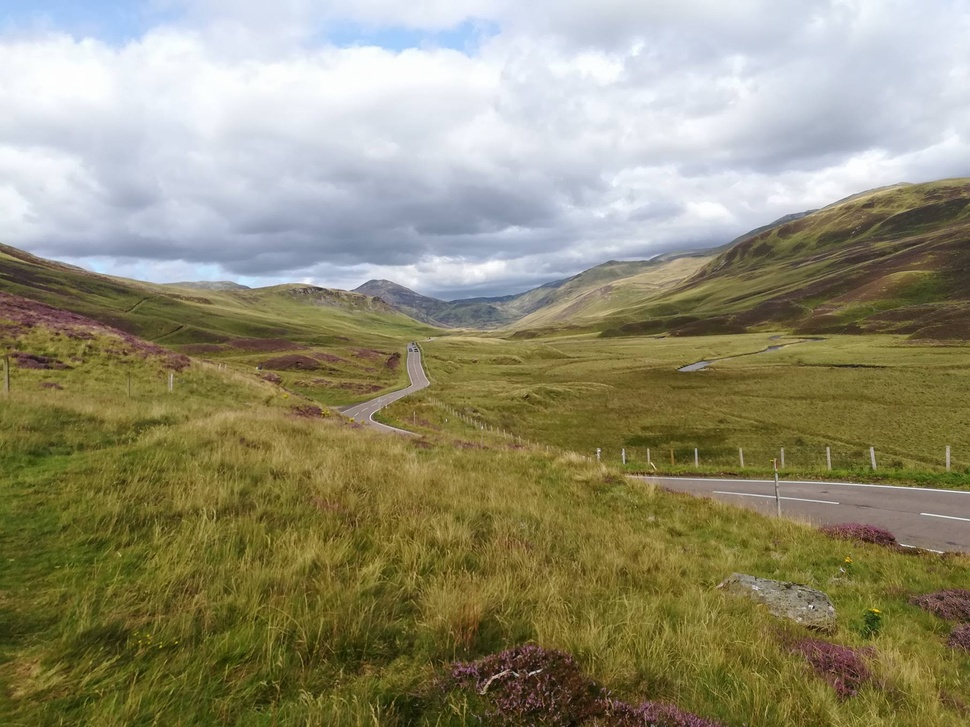
#> input picture clean.jpeg, 970 x 727 px, shrunk from 1812 x 1359 before the run
$ python dct_histo.py
#> lines starting #> are read from the running program, lines starting #| are printed output that depends on the picture
# -*- coding: utf-8 -*-

import numpy as np
import matplotlib.pyplot as plt
import matplotlib.image as mpimg
from scipy.fftpack import dct,idct

### First, read the images with mpimg.imread

clean = mpimg.imread('clean.jpeg')
#> clean is the input picture: shape (727, 970, 3); mean R, G, B 146.2, 142.2, 114.9
tamper = mpimg.imread('tamper.jpeg')
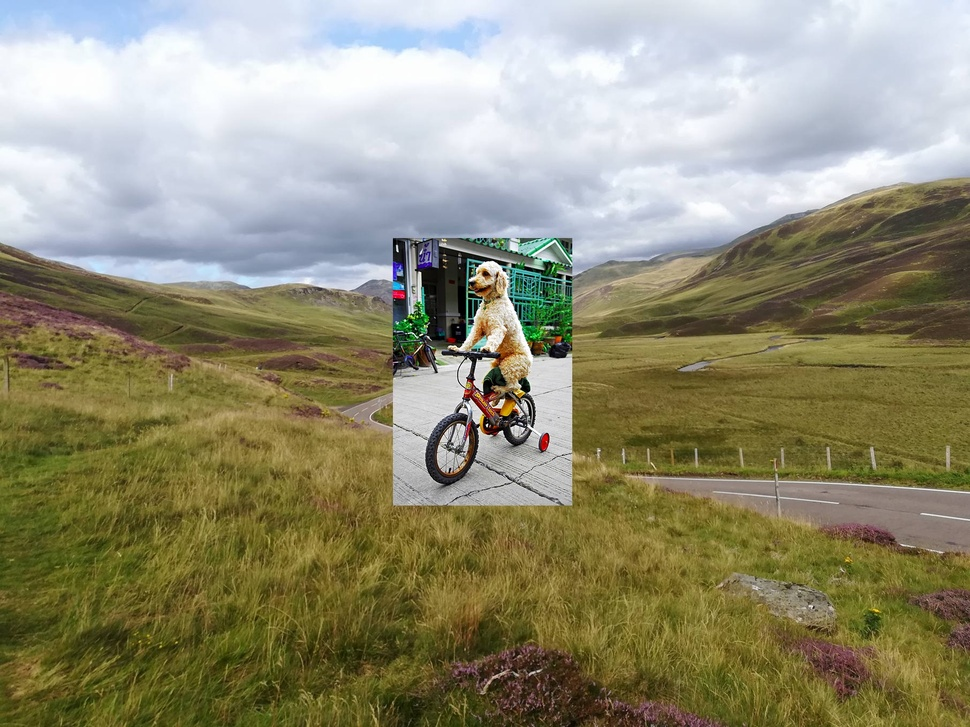
#> input picture tamper.jpeg, 970 x 727 px, shrunk from 1812 x 1359 before the run
#> tamper is the input picture: shape (727, 970, 3); mean R, G, B 145.4, 142.2, 116.7

### Second, convert them to np arrays and compute the gray scale image

clean_gray = np.dot(clean, [0.299, 0.587, 0.144])
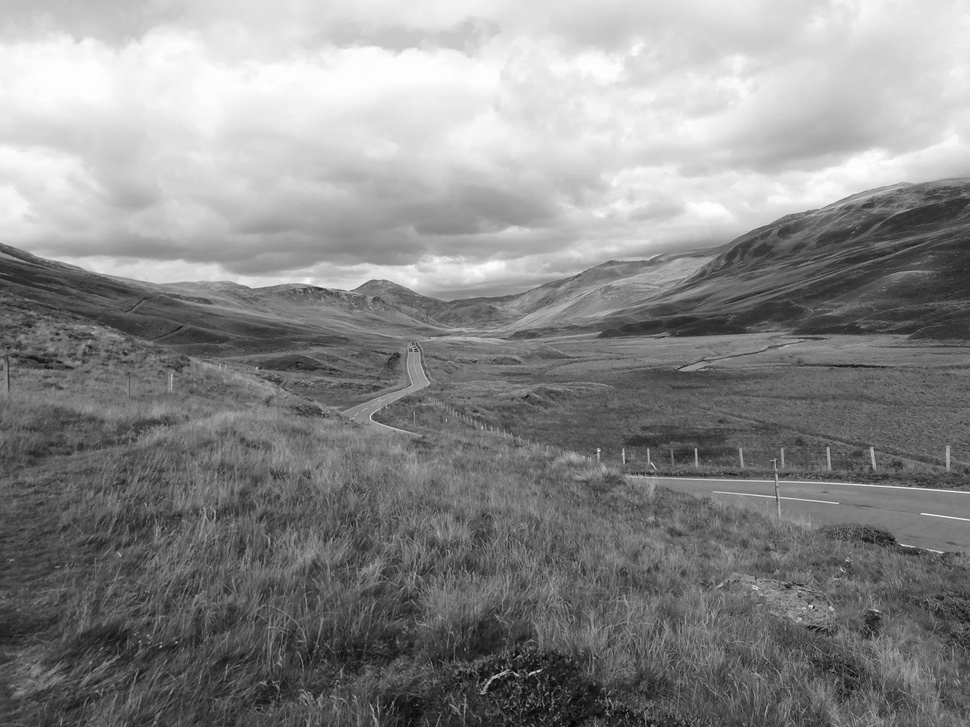
#> clean_gray: shape (727, 970) float64; min 5.63, max 262.4, mean 143.7; drawn with min black and max white
tamper_gray = np.dot(tamper, [0.299, 0.587, 0.144])
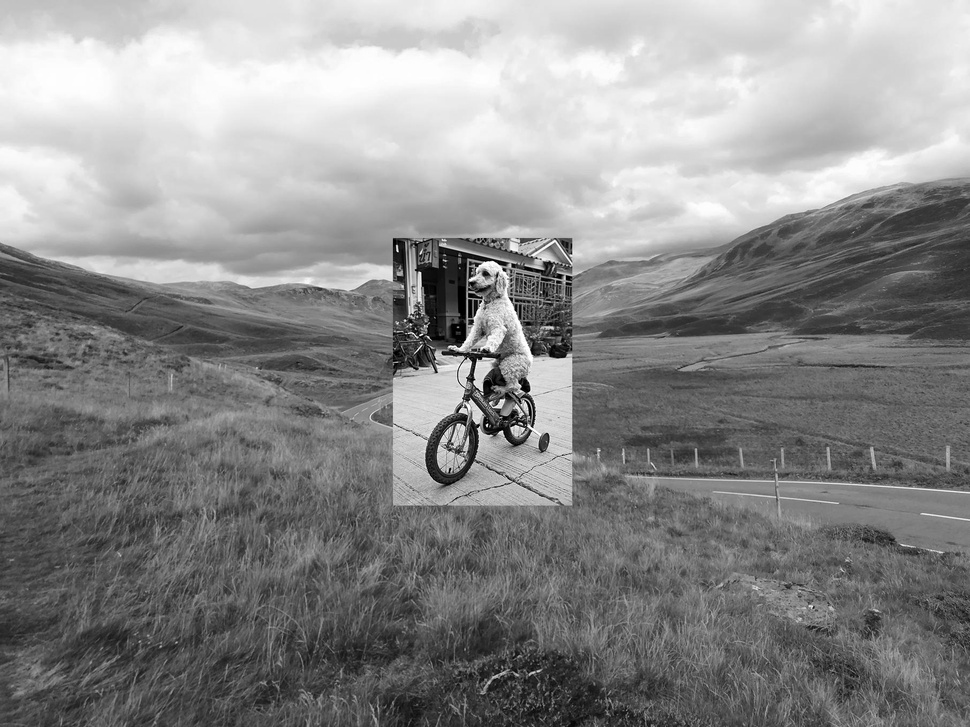
#> tamper_gray: shape (727, 970) float64; min 0, max 262.6, mean 143.8; drawn with min black and max white

### Decompose pictures in tiles and print them in a 2D Array

clean_height, clean_width = clean_gray.shape
#> clean_height = 727; clean_width = 970
tamper_height, tamper_width = tamper_gray.shape
#> tamper_height = 727; tamper_width = 970
eight = 80
clean_tiles = {}
tamper_tiles ={}

for y in xrange(clean_height):
    for x in xrange(clean_width):
        current_tile = (x/eight, y/eight)
        if not current_tile in clean_tiles:
#> (the run stopped early here; a loop or call above may not have finished)
